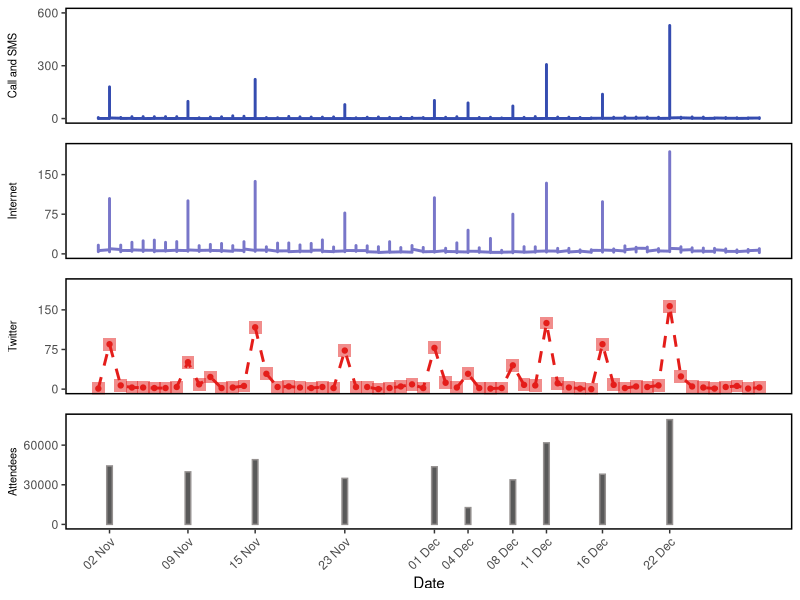
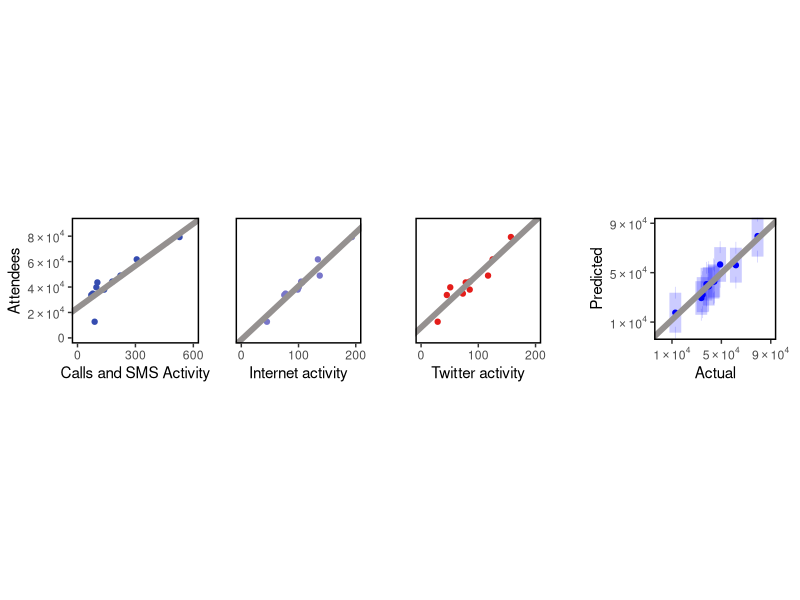
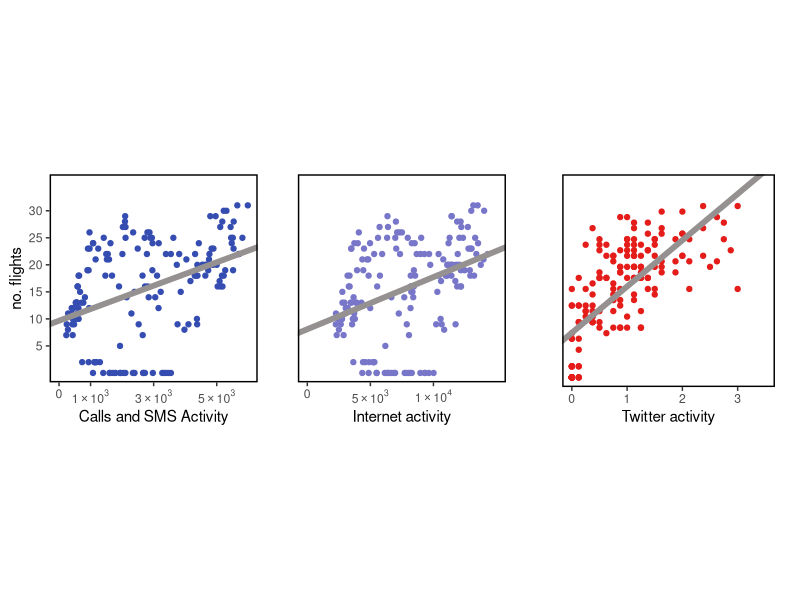

Recreate these plots in R, in order.
## ---- chunk 1
knitr::opts_chunk$set(echo = TRUE)
library(ggplot2)
library(scales)
library(grid)
library(plyr)
library(gridExtra)
library(knitr)
library(caret)
## ---- chunk 2
san_siero.attendees = read.csv('./data/Attendees_San_Siro.csv')
san_siero.phone_data = read.csv('./data/San_Siro_Mobile_Phone_Data.csv')
san_siero.twitter_data = read.csv('./data/San_Siro_Twitter_Data.csv')
linate.data = read.csv('./data/Linate_Data.csv')
linate.flight_schedule = read.csv('./data/Linate_Flights_Schedule.csv')

# Converting to dates
san_siero.phone_data$Timestamp = as.Date(strptime(san_siero.phone_data$Timestamp, 
                                                  "%Y-%m-%d %H:%M:%S"))
san_siero.twitter_data$Timestamp = as.Date(san_siero.twitter_data$Timestamp)
san_siero.attendees$Date = as.Date(san_siero.attendees$Date)
## ---- chunk 3
san_siero.daily_data <- aggregate(san_siero.phone_data$Calls.and.SMS.Activity, 
                                  by=list(Category=san_siero.phone_data$Timestamp), 
                                  FUN=max)
san_siero.daily_data <- rename(san_siero.daily_data, c("x"="Calls.and.SMS.Activity"))
san_siero.daily_data$Internet.Activity = aggregate(san_siero.phone_data$Internet.Activity, 
                                         by=list(Cateogry=san_siero.phone_data$Timestamp), 
                                         FUN=max)$x
san_siero.daily_data$Twitter.Activity = san_siero.twitter_data$Twitter.Activity
san_siero.daily_data <- rename(san_siero.daily_data, c("Category"="Date"))
soccer_data <- merge(san_siero.daily_data, san_siero.attendees, 
                                        by="Date")

kable(head(soccer_data),
			format='pandoc',
			caption='Soccer Game Data',
			centering=TRUE)
## ---- chunk 4
p1 <- ggplot(san_siero.phone_data, aes(x=Timestamp, y=Calls.and.SMS.Activity)) + 
      geom_line(colour='#354CB0',size=1) + 
      scale_y_continuous(breaks=seq(0,600,300)) + 
      coord_cartesian(ylim=c(0,600)) +
      labs(y='Call and SMS') + 
      theme(panel.background = element_blank(),
          legend.position='none',
          axis.text.x=element_blank(),
          axis.title.x=element_blank(),
          axis.title.y=element_text(angle=90,size=8),
          axis.ticks.x=element_blank(),
          panel.border = element_rect(colour='black',fill=NA, size=1))
p2 <- ggplot(san_siero.phone_data, aes(x=Timestamp, y=Internet.Activity)) + 
      geom_line(colour='#7876C9',size=1) + 
      scale_y_continuous(breaks=seq(0,150,75)) + 
      coord_cartesian(ylim=c(0,200)) +
      labs(y='Internet') + 
      theme(panel.background = element_blank(),
          legend.position='none',
          axis.text.x=element_blank(),
          axis.title.x=element_blank(),
          axis.title.y=element_text(angle=90,size=8),
          axis.ticks.x=element_blank(),
          panel.border = element_rect(colour='black',fill=NA, size=1))
p3 <- ggplot(san_siero.twitter_data, aes(x=Timestamp, y=Twitter.Activity)) + 
      geom_line(colour='#E41D1A',linetype="dashed",size=1) + 
      scale_y_continuous(breaks=seq(0,150,75)) + 
      coord_cartesian(ylim=c(0,200)) +
      geom_point(colour='#E41D1A',shape = 15,size=4,alpha=0.5) +
      geom_point(colour='#E41D1A') +
      labs(y='Twitter') + 
      theme(panel.background = element_blank(),
          legend.position='none',
          axis.text.x=element_blank(),
          axis.title.x=element_blank(),
          axis.title.y=element_text(angle=90,size=8),
          axis.ticks.x=element_blank(),
          panel.border = element_rect(colour='black',fill=NA, size=1))
p4 <- ggplot(san_siero.attendees, aes(x=Date, y=Attendees.at.San.Siro)) + 
      geom_bar(stat='identity',colour='#959190',width=0.5) +       
      scale_y_continuous(breaks=seq(0,60000,30000)) + 
      coord_cartesian(ylim=c(0,80000)) +
      scale_x_date(labels = date_format('%d %b'),limits = c(as.Date('2013-11-01'), 
                                                            as.Date('2013-12-30')),
                   breaks=c(as.Date(san_siero.attendees$Date))) + 
      labs(y='Attendees') + 
      theme(panel.background = element_blank(),
          legend.position='none',
          axis.title.y=element_text(angle=90,size=8),
          axis.text.x=element_text(angle = 45,hjust=1),
          panel.border = element_rect(colour='black',fill=NA, size=1))

grid.draw(rbind(ggplotGrob(p1), 
                ggplotGrob(p2), 
                ggplotGrob(p3), 
                ggplotGrob(p4), size="last"))
## ---- chunk 5
lm_paper_results <- c(0.771, 0.937, 0.855)
attendees_v_phone <- lm(soccer_data$Attendees.at.San.Siro ~ 
                          soccer_data$Calls.and.SMS.Activity)
attendees_v_internet <- lm(soccer_data$Attendees.at.San.Siro ~ 
                             soccer_data$Internet.Activity)
attendees_v_twitter <- lm(soccer_data$Attendees.at.San.Siro ~ 
                            soccer_data$Twitter.Activity)
lm_duplication_results <- c(round(summary(attendees_v_phone)$adj.r.squared, 3),
                            round(summary(attendees_v_internet)$adj.r.squared, 3),
                            round(summary(attendees_v_twitter)$adj.r.squared, 3))
lm_results <- data.frame(lm_paper_results, 
                         lm_duplication_results,
                         row.names=c('Calls and SMS Data', 
                                     'Internet Activity', 
                                     'Twitter Activity'))
kable(lm_results,
			format='pandoc',
			centering=TRUE,
			caption='Linear Regression R^2^ Values',
			col.names = c('Published Results', 'Duplication Results'))
## ---- chunk 6
cor_paper_results <- c(0.927, 0.976, 0.924)
cor_duplication_results <- c(round(cor(soccer_data$Attendees.at.San.Siro,
                                       soccer_data$Calls.and.SMS.Activity,
                                       method='spearman'), 3),
                             round(cor(soccer_data$Attendees.at.San.Siro,
                                       soccer_data$Internet.Activity,
                                       method='spearman'), 3),
                             round(cor(soccer_data$Attendees.at.San.Siro,
                                       soccer_data$Twitter.Activity,
                                       method='spearman'), 3))
cor_results <- data.frame(cor_paper_results,
                          cor_duplication_results,
                          row.names=c('Calls and SMS Data', 
                                      'Internet Activity', 
                                      'Twitter Activity'))
kable(cor_results,
			format='pandoc',
			caption='Spearman Correlation Values',
			col.names = c('Published Results', 'Duplication Results'))
## ---- chunk 7
# Thanks to: https://stackoverflow.com/questions/10762287/
#            how-can-i-format-axis-labels-with-exponents-with-ggplot2-and-scales
scientific_formatter <- function(x){
  output <- gsub("e", " %*% 10^", scientific_format()(x))
  output <- gsub("^+", "^", output, fixed=TRUE)
  output <- gsub("%*% 10^00", "", output, fixed=TRUE)
  formatted_output <- parse(text=output)
  return(formatted_output)
}

p1 <- ggplot(soccer_data, aes(Calls.and.SMS.Activity, 
                              Attendees.at.San.Siro)) + 
	    geom_point(col='#354CB0') +
      coord_cartesian(ylim=c(0,90000),xlim=c(0,600)) +
      scale_y_continuous(labels=scientific_formatter,
                         breaks=seq(0,80000,20000)) +
      scale_x_continuous(limits=c(-10000,100000),breaks=seq(0,600,300)) + 
      geom_smooth(method ='lm', se=FALSE, colour='#959190', fullrange=TRUE,size=2)  +
      labs(x='Calls and SMS Activity', y='Attendees') +
      theme(panel.background = element_blank(),
            panel.border = element_rect(colour='black', fill=NA, size=1),
            panel.grid.major = element_blank())
      
p2 <- ggplot(soccer_data, aes(Internet.Activity, 
                              Attendees.at.San.Siro)) +
	    geom_point(colour='#7876C9') +
      coord_cartesian(ylim=c(0,90000),xlim=c(0,200)) +
      scale_y_continuous(labels=scientific_formatter,
                         breaks=seq(0,80000,20000)) + 
      scale_x_continuous(limits=c(-10000,100000),breaks=seq(0,200,100)) + 
      geom_smooth(method ='lm', se=FALSE, colour='#959190', fullrange=TRUE,size=2)  +
      labs(x='Internet activity') +
      theme(aspect.ratio=1,
            panel.background = element_blank(),
            axis.text.y = element_blank(),
            axis.ticks.y = element_blank(),
            axis.title.y = element_blank(),
            panel.border = element_rect(colour='black', fill=NA, size=1))

p3 <- ggplot(soccer_data, aes(Twitter.Activity, 
                              Attendees.at.San.Siro)) + 
	    geom_point(col='#E41D1A') +
      coord_cartesian(ylim=c(0,90000),xlim=c(0,200)) +
      scale_y_continuous(labels=scientific_formatter,
                         breaks=seq(0,80000,20000)) + 
      scale_x_continuous(limits=c(-10000,100000),breaks=seq(0,200,100)) + 
      geom_smooth(method ='lm', se=FALSE, colour='#959190', fullrange=TRUE,size=2) +
      labs(x='Twitter activity') +
      theme(aspect.ratio=1,
            panel.background = element_blank(),
            axis.text.y = element_blank(),
            axis.ticks.y = element_blank(),
            axis.title.y = element_blank(),
            panel.border = element_rect(colour='black', fill=NA, size=1))

# Prep p4

# train_control <- trainControl(method='LOOCV')
# model <- train(Attendees.at.San.Siro ~ Calls.and.SMS.Activity + 
#                  Internet.Activity + Twitter.Activity,data=soccer_data, 
#                trControl=train_control, 
#                method='lm')
# attendence <- data.frame(predicted = predict(model, newdata=soccer_data, 
#                                              interval='prediction'),
#                          actual = soccer_data$Attendees.at.San.Siro)
# 
# p4 <- ggplot(attendence, aes(actual,
#                        predicted)) +
#       geom_point() +
#       stat_smooth(method='lm', se=FALSE, fullrange=TRUE)
# 
# New code for p4
model_2 <- lm(Attendees.at.San.Siro ~ Calls.and.SMS.Activity + Internet.Activity +
                Twitter.Activity,data=soccer_data)
attendence <- data.frame(predicted = predict.lm(model_2, 
                                                newdata=soccer_data,
                                                interval='prediction'),
                         actual = soccer_data$Attendees.at.San.Siro)

p4 <- ggplot(attendence, aes(x=actual,y=predicted.fit)) +
          geom_errorbar(aes(ymin = predicted.lwr, ymax = predicted.upr), 
                       colour = "blue", alpha = 0.2,size=4) + 
          geom_point(colour = "blue") +
          geom_smooth(method='lm', se=FALSE, colour='#959190', fullrange=TRUE,size=2) + 
          scale_y_continuous(labels=scientific_formatter,
                             breaks=seq(10000,90000,40000)) + 
          coord_cartesian(ylim=c(0,90000), 
                          xlim=c(0,90000)) +
          scale_x_continuous(labels=scientific_formatter, 
                             limits=c(-10000,100000),
                             breaks=seq(10000,90000,40000)) + 
          labs(x='Actual', y='Predicted') +
          theme(aspect.ratio=1,
                panel.background = element_blank(),
                panel.border = element_rect(colour='black', fill=NA, size=1))

p1 <- ggplot_gtable(ggplot_build(p1))
p2 <- ggplot_gtable(ggplot_build(p2))
p3 <- ggplot_gtable(ggplot_build(p3))
p4 <- ggplot_gtable(ggplot_build(p4))

maxHeight = unit.pmax(p1$heights[2:3], p2$heights[2:3], p3$heights[2:3])
p1$heights[2:3] <- maxHeight
p2$heights[2:3] <- maxHeight
grid.arrange(p1, p2, p3, p4, ncol=4, nrow=1, respect=TRUE,widths=c(1.15,1,1,1.3))
## ---- chunk 8
kable(head(linate.flight_schedule),
			format='pandoc',
			caption="Linate Flight Schedule Data",
			centering=TRUE)
## ---- chunk 9
kable(head(linate.data),
			format='pandoc',
			caption='Linate Phone Data',
			centering=TRUE)
## ---- chunk 10
flight_data <- read.csv('./data/Linate_wrangled.csv')
kable(head(flight_data),
			format='pandoc',
			caption='Linate Flight Data Cleaned Up',
			centering=TRUE)
## ---- chunk 11
lm_paper_results <- c(0.175, 0.143, 0.510)
flights_v_phone <- lm(flight_data$Flights ~ 
                      flight_data$Calls.and.SMS.Activity)
flights_v_internet <- lm(flight_data$Flights ~ 
                         flight_data$Internet.Activity)
flights_v_twitter <- lm(flight_data$Flights ~ 
                        flight_data$Twitter.Activity)


lm_duplication_results <- c(round(summary(flights_v_phone)$adj.r.squared, 3),
                            round(summary(flights_v_internet)$adj.r.squared, 3),
                            round(summary(flights_v_twitter)$adj.r.squared, 3))

lm_results <- data.frame(lm_paper_results, 
                         lm_duplication_results,
                         row.names=c('Calls and SMS Data', 
                                     'Internet Activity', 
                                     'Twitter Activity'))

kable(lm_results,
			format='pandoc',
			centering=TRUE,
			caption='Linear Regression R^2^ Values',
			col.names = c('Published Results', 'Duplication Results'))
## ---- chunk 12
p1 <- ggplot(flight_data, aes(Calls.and.SMS.Activity, Flights)) + 
      geom_point(col='#354CB0') +
      geom_smooth(method ='lm', se=FALSE, colour='#959190', fullrange=TRUE,size=2) +
      scale_y_continuous(breaks=seq(5,30,5)) + 
      coord_cartesian(ylim=c(0,35),xlim=c(0,6000)) +
      scale_x_continuous(labels=scientific_formatter, limits=c(-1000,8000),
                         breaks=c(0,seq(1000,5000,2000))) + 
      labs(x='Calls and SMS Activity', y='no. flights') +
      theme(aspect.ratio=1,
            panel.background = element_blank(),
            panel.border = element_rect(colour='black', fill=NA, size=1))

p2 <- ggplot(flight_data, aes(Internet.Activity, Flights)) + 
      geom_point(colour='#7876C9') +
      labs(x='Internet activity') +
      geom_smooth(method ='lm', se=FALSE, colour='#959190', fullrange=TRUE,size=2)  +
      scale_y_continuous(breaks=seq(5,30,5)) + 
      coord_cartesian(ylim=c(0,35),xlim=c(0,15000)) +
      scale_x_continuous(labels=scientific_formatter, limits=c(-1000,20000),
                         breaks=seq(0,10000,5000)) + 
      theme(aspect.ratio=1,
            panel.background = element_blank(),
            axis.text.y = element_blank(),
            axis.ticks.y = element_blank(),
            axis.title.y = element_blank(),
            panel.border = element_rect(colour='black', fill=NA, size=1))

p3 <- ggplot(flight_data, aes(Twitter.Activity, Flights)) + 
      geom_point(col='#E41D1A') +
      labs(x='Twitter activity') +
      geom_smooth(method ='lm', se=FALSE, colour='#959190', fullrange=TRUE,size=2) +
      scale_y_continuous(breaks=seq(5,30,5)) + 
      coord_cartesian(ylim=c(0,35),xlim=c(0,3.5)) +
      scale_x_continuous(labels=scientific_formatter, limits=c(-2,5),
                         breaks=seq(0,3,1)) + 
      theme(aspect.ratio=1,
            panel.background = element_blank(),
            axis.text.y = element_blank(),
            axis.ticks.y = element_blank(),
            axis.title.y = element_blank(),
            panel.border = element_rect(colour='black', fill=NA, size=1))
grid.arrange(p1, p2, p3, ncol=3, nrow=1, respect=TRUE)
